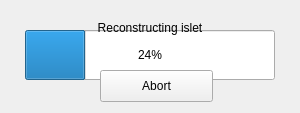
<?xml version="1.0" encoding="UTF-8"?>
<ui version="4.0">
 <class>Form</class>
 <widget class="QWidget" name="Form">
  <property name="geometry">
   <rect>
    <x>0</x>
    <y>0</y>
    <width>300</width>
    <height>113</height>
   </rect>
  </property>
  <property name="windowTitle">
   <string>Form</string>
  </property>
  <widget class="QProgressBar" name="progressBar">
   <property name="geometry">
    <rect>
     <x>25</x>
     <y>30</y>
     <width>250</width>
     <height>50</height>
    </rect>
   </property>
   <property name="value">
    <number>24</number>
   </property>
  </widget>
  <widget class="QPushButton" name="pushButton">
   <property name="geometry">
    <rect>
     <x>100</x>
     <y>70</y>
     <width>113</width>
     <height>32</height>
    </rect>
   </property>
   <property name="text">
    <string>Abort</string>
   </property>
  </widget>
  <widget class="QLabel" name="label">
   <property name="geometry">
    <rect>
     <x>25</x>
     <y>20</y>
     <width>250</width>
     <height>16</height>
    </rect>
   </property>
   <property name="text">
    <string>Reconstructing islet</string>
   </property>
   <property name="alignment">
    <set>Qt::AlignCenter</set>
   </property>
  </widget>
 </widget>
 <resources/>
 <connections/>
</ui>
